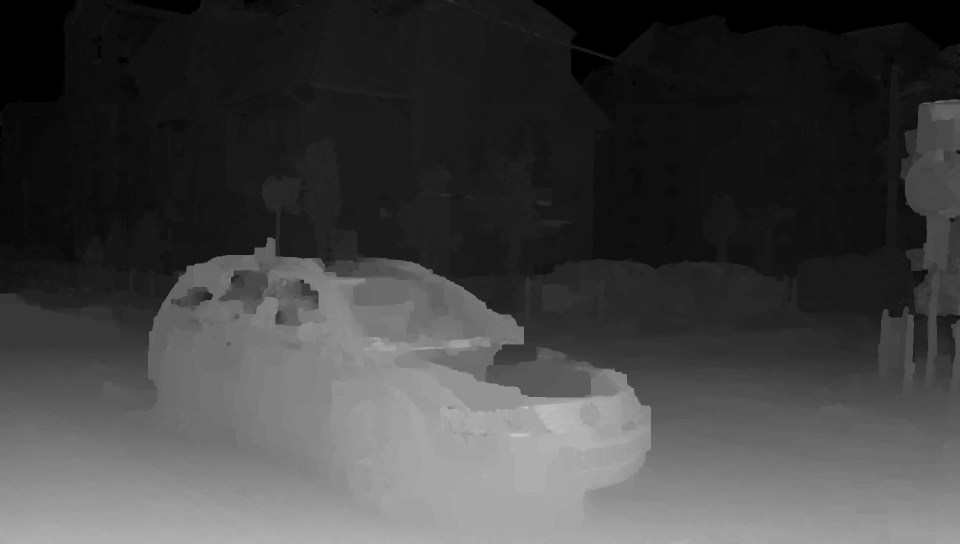
#> input picture D_original.png, 1920 x 1088 px (shown at 1/2 size)
$ python -i imgTools.py   (imports and definitions only)
#> lines starting #> are read from the running program, lines starting #| are printed output that depends on the picture
### miscTools.py
# -*- coding: utf-8 -*-
"""
Created on Fri Jul  7 12:47:20 2017

@author: Sylvain
"""

import random, string


def id_generator(size=6, chars=string.ascii_uppercase + string.digits):
    return ''.join(random.choice(chars) for _ in range(size))

### imgTools.py
# -*- coding: utf-8 -*-
"""
Created on Mon Aug 28 16:51:15 2017

@author: sylvto
"""


import cv2
from miscTools import id_generator
import os, re, struct
import numpy as np


def show( img, winName=None, norm=True, stats=True, scale=1.0, height=None, width=None, position=(0,0), interp=cv2.INTER_LINEAR, shownan=False):

    if winName is None:
        winName = '['+id_generator()+']'
    winName = winName + ' %dx%d pixels'%(img.shape[1], img.shape[0])

    if scale!=1 :
        img = cv2.resize(img,(int(scale*img.shape[1]),int(scale*img.shape[0])),0,0,interp )
    else:
        if height is not None:
            scale = height/img.shape[0]
            img = cv2.resize(img,(int(scale*img.shape[1]),int(scale*img.shape[0])),0,0,interp )
        else:
            if width is not None:
                scale = width/img.shape[1]
                img = cv2.resize(img,(int(scale*img.shape[1]),int(scale*img.shape[0])),0,0,interp )


    if stats:
        winName = winName + '%s, %d channels, range: [%.1f,%.1f] %s' % (
                        ' (Zoom: %dx%d)'%(img.shape[1],img.shape[0]) if (scale!=1 or height!=None or width!=None) else '',
                        img.shape[2] if len(img.shape)>2 else 1,
                        np.nanmin(img), np.nanmax(img),
                        'normalized to %s for display.'%('[0,255]' if img.dtype=='uint8' else '[0,1]') if norm==True
                            else 'values outside %s are not displayed.'%('[0,255]' if img.dtype=='uint8' else '[0,1]') )


    if shownan:
        if(len(img.shape)==2):
            img=np.concatenate((img[:,:,np.newaxis],img[:,:,np.newaxis],img[:,:,np.newaxis]),2)

        nanindex = np.argwhere(np.isnan(img))
        if(len(nanindex)>0):
            img[nanindex[:,0],nanindex[:,1],2]=np.nanmax(img)

        winName = winName + ' NaN values are shown in red.'


    if norm:
        img = normalize(img)


    ret = cv2.getWindowProperty(winName,cv2.WND_PROP_AUTOSIZE)
    if(ret==-1):
        cv2.namedWindow(winName,flags=cv2.WINDOW_AUTOSIZE)
        print('Figure:',winName)

    cv2.moveWindow(winName,position[0],position[1])
    cv2.imshow(winName,img)

    return winName


def displayAll():

    cv2.waitKey(0)


def normalize(img,new_min=0,new_max=1):

    img = (img - np.nanmin(img))/(np.nanmax(img)-np.nanmin(img))
    img = img*(new_max-new_min)+new_min
    return img


class readPGM:

    fullpath = ''
    fileh = None

    width = 0
    height = 0
    maxval = 0

    index = 0
    nbframes = 1

    # values in bytes here
    filesize = 0
    offset = 0
    elementsize = 0
    imagesize = 0


    # [55 lines left out: functions __init__, open, close, not called in this run]


    def getNbFrames(self):
        return self.nbframes

    def getImgSize(self):
        return (self.width,self.height)

    def getHeight(self):
        return self.height

    def getWidth(self):
        return self.width

    def getMaxval(self):
        return self.maxval

    def getIndex(self):
        return self.index

    # [105 lines left out: functions setIndex, readNext, read, warpDepthMap, not called in this run]


# [274 lines of commented-out code are left out]


>>> import cv2
>>> picture = cv2.imread('D_original.png')
#> picture is the input picture: shape (1088, 1920, 3); min 0, max 195, mean 65.7
>>> result = show(picture)
#> in normalize, `img = (img - np.nanmin(img))/(np.nanmax(img)-np.nanmin(img))`:
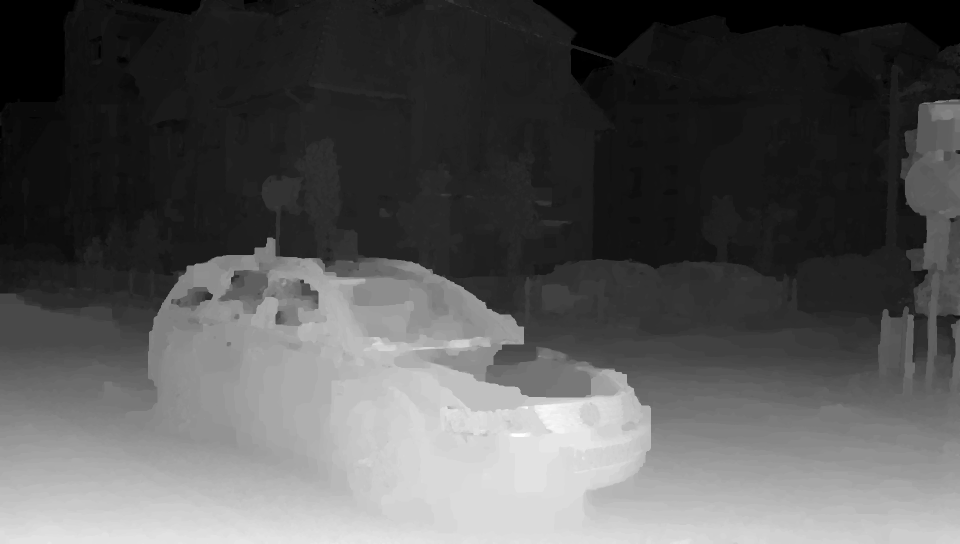
#> img: shape (1088, 1920, 3) float64 (shown at 1/2 size); min 0, max 1, mean 0.337
#> in show, `ret = cv2.getWindowProperty(winName,cv2.WND_PROP_AUTOSIZE)`: ret = 1
